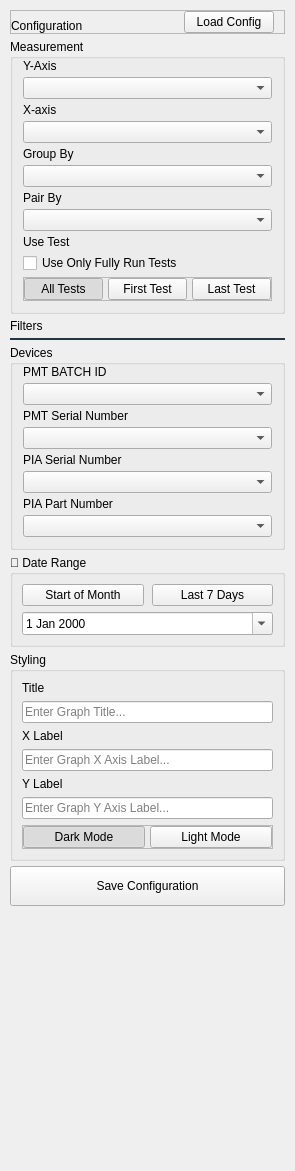
                      <widget class="QWidget" name="sidebarScrollContent_2">
                       <property name="geometry">
                        <rect>
                         <x>0</x>
                         <y>-533</y>
                         <width>290</width>
                         <height>1171</height>
                        </rect>
                       </property>
                       <layout class="QVBoxLayout" name="sidebarScrollLayout_2">
                        <property name="spacing">
                         <number>5</number>
                        </property>
                        <property name="leftMargin">
                         <number>10</number>
                        </property>
                        <property name="topMargin">
                         <number>10</number>
                        </property>
                        <property name="rightMargin">
                         <number>10</number>
                        </property>
                        <property name="bottomMargin">
                         <number>0</number>
                        </property>
                        <item>
                         <widget class="QFrame" name="frame_8">
                          <property name="frameShape">
                           <enum>QFrame::StyledPanel</enum>
                          </property>
                          <property name="frameShadow">
                           <enum>QFrame::Raised</enum>
                          </property>
                          <layout class="QHBoxLayout" name="horizontalLayout_8">
                           <property name="spacing">
                            <number>5</number>
                           </property>
                           <property name="leftMargin">
                            <number>0</number>
                           </property>
                           <property name="topMargin">
                            <number>0</number>
                           </property>
                           <property name="rightMargin">
                            <number>10</number>
                           </property>
                           <property name="bottomMargin">
                            <number>0</number>
                           </property>
                           <item alignment="Qt::AlignBottom">
                            <widget class="QLabel" name="label_81">
                             <property name="text">
                              <string>Configuration</string>
                             </property>
                             <property name="class" stdset="0">
                              <string>heading-3</string>
                             </property>
                            </widget>
                           </item>
                           <item alignment="Qt::AlignBottom">
                            <widget class="QPushButton" name="btnSecondary_2">
                             <property name="maximumSize">
                              <size>
                               <width>90</width>
                               <height>16777215</height>
                              </size>
                             </property>
                             <property name="text">
                              <string>Load Config</string>
                             </property>
                             <property name="class" stdset="0">
                              <string>btn-secondary</string>
                             </property>
                            </widget>
                           </item>
                          </layout>
                         </widget>
                        </item>
                        <item>
                         <widget class="QGroupBox" name="graphs_measurement_selection_group_box">
                          <property name="maximumSize">
                           <size>
                            <width>275</width>
                            <height>16777215</height>
                           </size>
                          </property>
                          <property name="title">
                           <string>Measurement</string>
                          </property>
                          <layout class="QGridLayout" name="gridLayout_3">
                           <property name="leftMargin">
                            <number>10</number>
                           </property>
                           <property name="topMargin">
                            <number>0</number>
                           </property>
                           <property name="rightMargin">
                            <number>10</number>
                           </property>
                           <property name="bottomMargin">
                            <number>10</number>
                           </property>
                           <property name="spacing">
                            <number>4</number>
                           </property>
                           <item row="7" column="0">
                            <widget class="QComboBox" name="graphs_pair_values_by_combobox">
                             <property name="editable">
                              <bool>false</bool>
                             </property>
                             <property name="currentText">
                              <string/>
                             </property>
                            </widget>
                           </item>
                           <item row="11" column="0">
                            <widget class="QCheckBox" name="graphs_full_test_only_checkbox">
                             <property name="text">
                              <string>Use Only Fully Run Tests</string>
                             </property>
                            </widget>
                           </item>
                           <item row="2" column="0">
                            <widget class="QLabel" name="section-header_14">
                             <property name="text">
                              <string>X-axis</string>
                             </property>
                            </widget>
                           </item>
                           <item row="4" column="0">
                            <widget class="QLabel" name="section-header_13">
                             <property name="text">
                              <string>Group By</string>
                             </property>
                            </widget>
                           </item>
                           <item row="3" column="0">
                            <widget class="QComboBox" name="graphs_x_axis_values_combobox">
                             <property name="editable">
                              <bool>false</bool>
                             </property>
                             <property name="currentText">
                              <string/>
                             </property>
                            </widget>
                           </item>
                           <item row="0" column="0">
                            <widget class="QLabel" name="section-header_9">
                             <property name="text">
                              <string>Y-Axis</string>
                             </property>
                            </widget>
                           </item>
                           <item row="5" column="0">
                            <widget class="QComboBox" name="graphs_group_values_by_combobox">
                             <property name="editable">
                              <bool>false</bool>
                             </property>
                             <property name="currentText">
                              <string/>
                             </property>
                            </widget>
                           </item>
                           <item row="1" column="0">
                            <widget class="QComboBox" name="graphs_y_axis_values_combobox">
                             <property name="editable">
                              <bool>false</bool>
                             </property>
                             <property name="currentText">
                              <string/>
                             </property>
                            </widget>
                           </item>
                           <item row="10" column="0">
                            <widget class="QLabel" name="section-header_12">
                             <property name="text">
                              <string>Use Test</string>
                             </property>
                            </widget>
                           </item>
                           <item row="12" column="0">
                            <widget class="QFrame" name="frame_5">
                             <property name="maximumSize">
                              <size>
                               <width>251</width>
                               <height>16777215</height>
                              </size>
                             </property>
                             <property name="frameShape">
                              <enum>QFrame::StyledPanel</enum>
                             </property>
                             <property name="frameShadow">
                              <enum>QFrame::Raised</enum>
                             </property>
                             <layout class="QHBoxLayout" name="horizontalLayout_5">
                              <property name="spacing">
                               <number>5</number>
                              </property>
                              <property name="leftMargin">
                               <number>0</number>
                              </property>
                              <property name="topMargin">
                               <number>0</number>
                              </property>
                              <property name="rightMargin">
                               <number>0</number>
                              </property>
                              <property name="bottomMargin">
                               <number>0</number>
                              </property>
                              <item>
                               <widget class="QPushButton" name="graph_all_tests_button">
                                <property name="text">
                                 <string>All Tests</string>
                                </property>
                                <property name="checkable">
                                 <bool>true</bool>
                                </property>
                                <property name="checked">
                                 <bool>true</bool>
                                </property>
                                <property name="autoExclusive">
                                 <bool>false</bool>
                                </property>
                                <property name="class" stdset="0">
                                 <string>btn-outline</string>
                                </property>
                                <attribute name="buttonGroup">
                                 <string notr="true">buttonGroup</string>
                                </attribute>
                               </widget>
                              </item>
                              <item>
                               <widget class="QPushButton" name="graph_first_tests_button">
                                <property name="text">
                                 <string>First Test</string>
                                </property>
                                <property name="checkable">
                                 <bool>true</bool>
                                </property>
                                <property name="checked">
                                 <bool>false</bool>
                                </property>
                                <property name="autoExclusive">
                                 <bool>false</bool>
                                </property>
                                <property name="class" stdset="0">
                                 <string>btn-outline</string>
                                </property>
                                <attribute name="buttonGroup">
                                 <string notr="true">buttonGroup</string>
                                </attribute>
                               </widget>
                              </item>
                              <item>
                               <widget class="QPushButton" name="graph_last_tests_button">
                                <property name="text">
                                 <string>Last Test</string>
                                </property>
                                <property name="checkable">
                                 <bool>true</bool>
                                </property>
                                <property name="autoExclusive">
                                 <bool>false</bool>
                                </property>
                                <property name="class" stdset="0">
                                 <string>btn-outline</string>
                                </property>
                                <attribute name="buttonGroup">
                                 <string notr="true">buttonGroup</string>
                                </attribute>
                               </widget>
                              </item>
                             </layout>
                            </widget>
                           </item>
                           <item row="6" column="0">
                            <widget class="QLabel" name="graphs_pair_by_label">
                             <property name="text">
                              <string>Pair By</string>
                             </property>
                            </widget>
                           </item>
                          </layout>
                         </widget>
                        </item>
                        <item alignment="Qt::AlignBottom">
                         <widget class="QLabel" name="section-header_15">
                          <property name="text">
                           <string>Filters</string>
                          </property>
                          <property name="class" stdset="0">
                           <string>heading-3</string>
                          </property>
                         </widget>
                        </item>
                        <item alignment="Qt::AlignTop">
                         <widget class="QFrame" name="separatorLine_2">
                          <property name="minimumSize">
                           <size>
                            <width>0</width>
                            <height>2</height>
                           </size>
                          </property>
                          <property name="maximumSize">
                           <size>
                            <width>16777215</width>
                            <height>2</height>
                           </size>
                          </property>
                          <property name="styleSheet">
                           <string notr="true">background-color: #233648;</string>
                          </property>
                         </widget>
                        </item>
                        <item>
                         <widget class="QGroupBox" name="batchOperatorGroup_2">
                          <property name="title">
                           <string>Devices</string>
                          </property>
                          <layout class="QVBoxLayout" name="batchOperatorLayout_2">
                           <property name="spacing">
                            <number>4</number>
                           </property>
                           <property name="leftMargin">
                            <number>10</number>
                           </property>
                           <property name="topMargin">
                            <number>0</number>
                           </property>
                           <property name="rightMargin">
                            <number>10</number>
                           </property>
                           <property name="bottomMargin">
                            <number>10</number>
                           </property>
                           <item>
                            <widget class="QLabel" name="section-header_16">
                             <property name="text">
                              <string>PMT BATCH ID</string>
                             </property>
                            </widget>
                           </item>
                           <item>
                            <widget class="QComboBox" name="graphs_filter_pmt_batch_id_comboBox"/>
                           </item>
                           <item>
                            <widget class="QLabel" name="section-header_17">
                             <property name="text">
                              <string>PMT Serial Number</string>
                             </property>
                            </widget>
                           </item>
                           <item>
                            <widget class="QComboBox" name="graphs_filter_pmt_serial_num_comboBox"/>
                           </item>
                           <item>
                            <widget class="QLabel" name="section-header_18">
                             <property name="text">
                              <string>PIA Serial Number</string>
                             </property>
                            </widget>
                           </item>
                           <item>
                            <widget class="QComboBox" name="graphs_filter_pia_serial_num_comboBox"/>
                           </item>
                           <item>
                            <widget class="QLabel" name="section-header_19">
                             <property name="text">
                              <string>PIA Part Number</string>
                             </property>
                            </widget>
                           </item>
                           <item>
                            <widget class="QComboBox" name="graphs_filter_pia_part_num_comboBox"/>
                           </item>
                          </layout>
                         </widget>
                        </item>
                        <item>
                         <widget class="QGroupBox" name="dateRangeGroup_2">
                          <property name="title">
                           <string>📅 Date Range</string>
                          </property>
                          <layout class="QVBoxLayout" name="dateRangeLayout_2">
                           <item>
                            <layout class="QHBoxLayout" name="dateButtonsLayout_2">
                             <property name="spacing">
                              <number>8</number>
                             </property>
                             <item>
                              <widget class="QPushButton" name="graphs_filter_star_of_month_date_button">
                               <property name="text">
                                <string>Start of Month</string>
                               </property>
                               <property name="class" stdset="0">
                                <string>btn-secondary</string>
                               </property>
                              </widget>
                             </item>
                             <item>
                              <widget class="QPushButton" name="graphs_filter_7day_date_button">
                               <property name="text">
                                <string>Last 7 Days</string>
                               </property>
                               <property name="class" stdset="0">
                                <string>btn-secondary</string>
                               </property>
                              </widget>
                             </item>
                            </layout>
                           </item>
                           <item>
                            <widget class="QDateEdit" name="graphs_filter_date_edit">
                             <property name="calendarPopup">
                              <bool>true</bool>
                             </property>
                            </widget>
                           </item>
                          </layout>
                         </widget>
                        </item>
                        <item>
                         <widget class="QGroupBox" name="groupBox_3">
                          <property name="title">
                           <string>Styling</string>
                          </property>
                          <layout class="QVBoxLayout" name="verticalLayout_5">
                           <item>
                            <widget class="QLabel" name="section-header_7">
                             <property name="text">
                              <string>Title</string>
                             </property>
                            </widget>
                           </item>
                           <item>
                            <widget class="QLineEdit" name="graphs_title_lineEdit">
                             <property name="placeholderText">
                              <string>Enter Graph Title...</string>
                             </property>
                            </widget>
                           </item>
                           <item>
                            <widget class="QLabel" name="section-header_20">
                             <property name="text">
                              <string>X Label</string>
                             </property>
                            </widget>
                           </item>
                           <item>
                            <widget class="QLineEdit" name="graphs_x_label_lineEdit">
                             <property name="placeholderText">
                              <string>Enter Graph X Axis Label...</string>
                             </property>
                            </widget>
                           </item>
                           <item>
                            <widget class="QLabel" name="section-header_21">
                             <property name="text">
                              <string>Y Label</string>
                             </property>
                            </widget>
                           </item>
                           <item>
                            <widget class="QLineEdit" name="graphs_y_label_lineEdit">
                             <property name="placeholderText">
                              <string>Enter Graph Y Axis Label...</string>
                             </property>
                            </widget>
                           </item>
                           <item>
                            <widget class="QFrame" name="frame_6">
                             <property name="maximumSize">
                              <size>
                               <width>251</width>
                               <height>16777215</height>
                              </size>
                             </property>
                             <property name="frameShape">
                              <enum>QFrame::StyledPanel</enum>
                             </property>
                             <property name="frameShadow">
                              <enum>QFrame::Raised</enum>
                             </property>
                             <layout class="QHBoxLayout" name="horizontalLayout_6">
                              <property name="spacing">
                               <number>5</number>
                              </property>
                              <property name="leftMargin">
                               <number>0</number>
                              </property>
                              <property name="topMargin">
                               <number>0</number>
                              </property>
                              <property name="rightMargin">
                               <number>0</number>
                              </property>
                              <property name="bottomMargin">
                               <number>0</number>
                              </property>
                              <item>
                               <widget class="QPushButton" name="graph_dark_mode_toggle">
                                <property name="text">
                                 <string>Dark Mode</string>
                                </property>
                                <property name="checkable">
                                 <bool>true</bool>
                                </property>
                                <property name="checked">
                                 <bool>true</bool>
                                </property>
                                <property name="autoExclusive">
                                 <bool>true</bool>
                                </property>
                                <property name="class" stdset="0">
                                 <string>btn-outline</string>
                                </property>
                               </widget>
                              </item>
                              <item>
                               <widget class="QPushButton" name="graph_light_mode_toggle">
                                <property name="text">
                                 <string>Light Mode</string>
                                </property>
                                <property name="checkable">
                                 <bool>true</bool>
                                </property>
                                <property name="autoExclusive">
                                 <bool>true</bool>
                                </property>
                                <property name="class" stdset="0">
                                 <string>btn-outline</string>
                                </property>
                               </widget>
                              </item>
                             </layout>
                            </widget>
                           </item>
                          </layout>
                         </widget>
                        </item>
                        <item>
                         <widget class="QPushButton" name="applyButton_3">
                          <property name="minimumSize">
                           <size>
                            <width>0</width>
                            <height>40</height>
                           </size>
                          </property>
                          <property name="text">
                           <string>Save Configuration</string>
                          </property>
                          <property name="class" stdset="0">
                           <string>btn-secondary</string>
                          </property>
                         </widget>
                        </item>
                        <item>
                         <spacer name="sidebarSpacer_2">
                          <property name="orientation">
                           <enum>Qt::Vertical</enum>
                          </property>
                          <property name="sizeHint" stdset="0">
                           <size>
                            <width>20</width>
                            <height>40</height>
                           </size>
                          </property>
                         </spacer>
                        </item>
                       </layout>
                      </widget>
